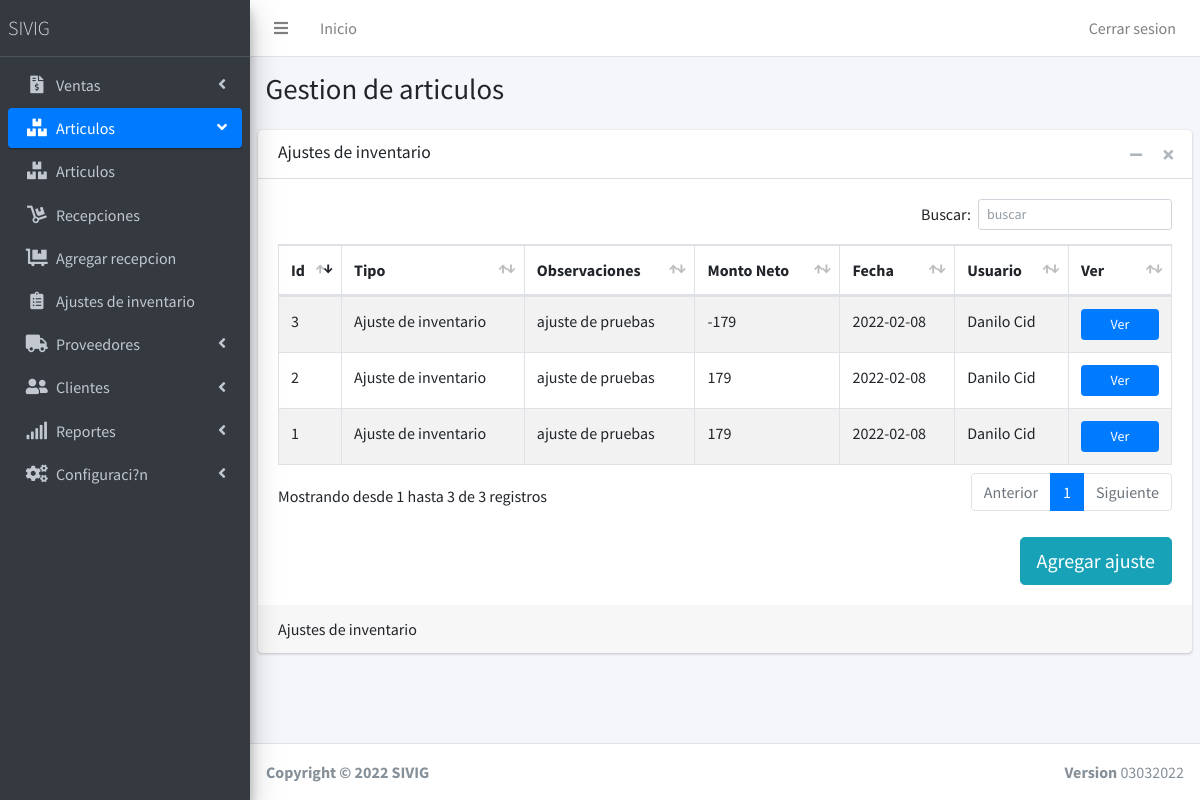
/AjustesDeInventario (signed in), run on an earlier commit of the app's database.
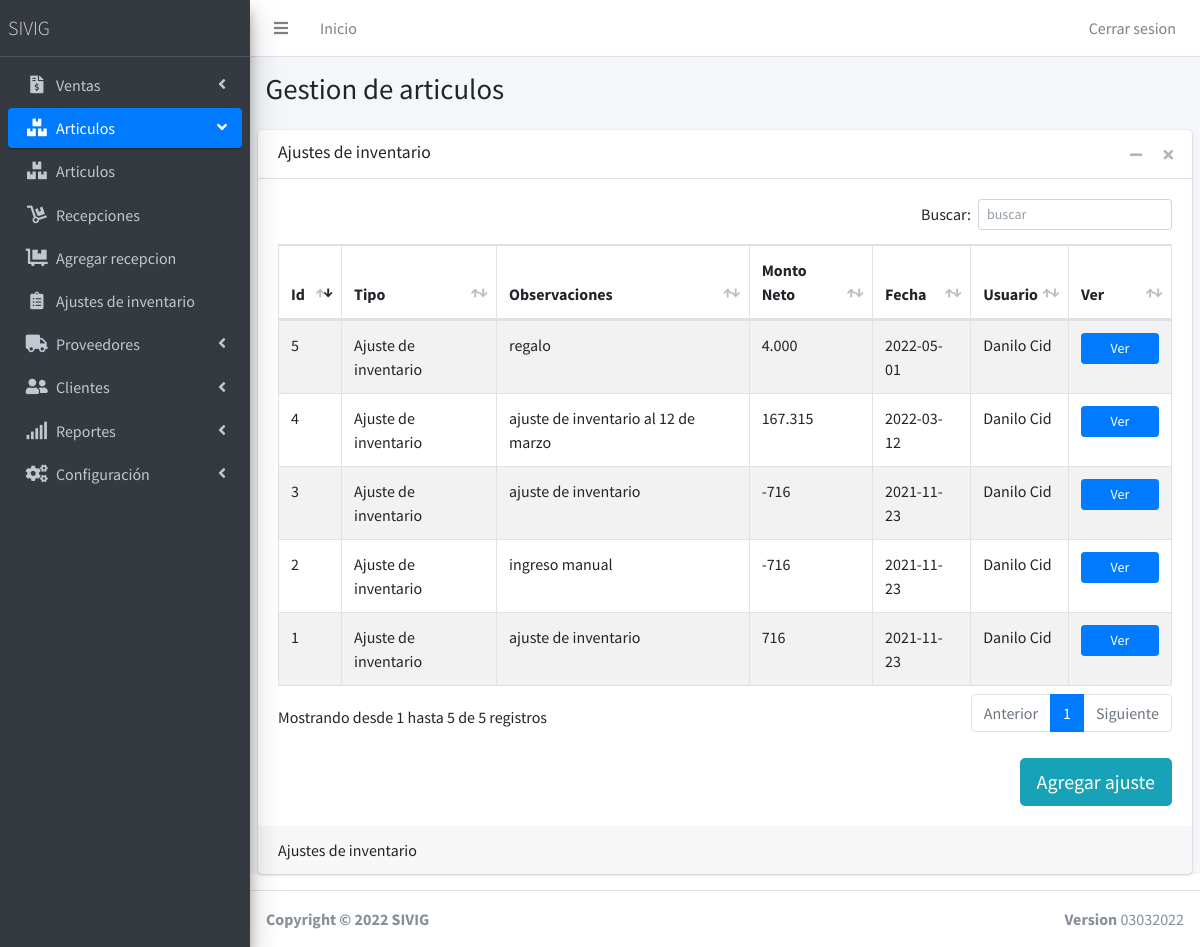
And on a later commit of the database.
### tables this page shows
CREATE TABLE grupospaginas (
  idgrupo int(11) NOT NULL,
  nombregrupo varchar(120) NOT NULL,
  imagengrupo varchar(120) NOT NULL,
  posicion int(11) NOT NULL
);

CREATE TABLE permisos (
  IdPermiso int(11) NOT NULL,
  IdUsuario int(11) NOT NULL,
  Idpagina int(11) NOT NULL,
  Permiso int(11) NOT NULL
);

CREATE TABLE paginas (
  IdPagina int(11) NOT NULL,
  NombrePagina varchar(120) NOT NULL,
  Enlacepagina varchar(120) NOT NULL,
  Imagen varchar(60) NOT NULL,
  grupopagina int(11) NOT NULL
);

CREATE TABLE ajustes_de_inventario (
  id int(11) NOT NULL,
  tipo_movimiento int(11) NOT NULL,
  monto_neto int(11) NOT NULL,
  monto_imp int(11) NOT NULL,
  observaciones text NOT NULL,
  fecha date NOT NULL,
  usuario int(11) NOT NULL
);

CREATE TABLE tipo_movimiento (
  id int(11) NOT NULL,
  tipo varchar(60) NOT NULL
);

CREATE TABLE usuarios (
  IdUsuario int(11) NOT NULL,
  User varchar(60) NOT NULL,
  password varchar(60) NOT NULL,
  Nombre varchar(60) NOT NULL,
  Apellidos varchar(80) NOT NULL,
  Activo int(11) NOT NULL
);

### Model/dbConection.php (called while the page is built)
<?php
class DB
{
	private $host;
	private $db;
	private $user;
	private $password;
	private $amb = 'DEV';
	public function __construct()
	{
		if ($this->amb == 'DEV') {
			$this->host = 'localhost';
			$this->db = 'sivig';
			$this->user = 'root';
			$this->password = '';
		} else {
			$this->host = 'localhost';
			$this->db = 'orhanoik_SIVIG';
			$this->user = 'orhanoik_sivig';
			$this->password = 'sivig2021-';
		}
	}
	public function connect()
	{
		try {
			$connection = "mysql:host=" . $this->host . ";dbname=" . $this->db;
			$options = [
				PDO::ATTR_ERRMODE => PDO::ERRMODE_EXCEPTION,
				PDO::ATTR_EMULATE_PREPARES => false,
				PDO::MYSQL_ATTR_INIT_COMMAND => "SET NAMES utf8",
			];
			$pdo = new PDO($connection, $this->user, $this->password, $options);
			return $pdo;
		} catch (PDOException $e) {
			print_r('Error conenection: ' . $e->getMessage());
		}
	}
}

### Controller/MenuController.php (called while the page is built, shortened)
<?php
include 'Model/dbConection.php';
class Menu extends DB{
        public function Getpaginas($idusuario, $idgrupo){
        $query = $this->connect()->prepare('SELECT * FROM paginas INNER JOIN permisos on permisos.Idpagina = paginas.IdPagina WHERE permisos.IdUsuario = :idusuario AND permisos.Permiso = 1 AND paginas.grupopagina = :idgrupo');
        $query->execute(['idusuario' => $idusuario, 'idgrupo' => $idgrupo]);
        $menusa = array();
        foreach ($query as $Menua) {
            $m = new Menus();
            $m->NombrePagina = $Menua[1];
            $m->EnlacePagina = $Menua[2];
            $m->IdPagina = $Menua[0];
            $m->ImagenPagina = $Menua['Imagen'];
            $m->GrupoPagina = $Menua[4];
            array_push($menusa, $m);
        }
        return $menusa;
       }
        public function GetGrupoPagina($idpagina){
            $query = $this->connect()->prepare('SELECT grupopagina FROM paginas WHERE Idpagina = :idpagina');
            $query->execute(['idpagina' => $idpagina]);
            foreach ($query as $a) {
                $idgrupo = $a[0];
            }
        return $idgrupo;
    }
        public function GetGrupos(){
            $query = $this->connect()->prepare('SELECT * FROM grupospaginas ORDER BY posicion ASC');
            $query->execute();
            $grupos = array();
            foreach ($query as $g) {
                array_push($grupos, $g);
            }
            return $grupos;
           }
}
?>

### Controller/AjustesDeInventarioController.php (called while the page is built, shortened)
<?php
class AjustesDeInventario extends DB
{
    public function GetAjustes()
    {
        try {
            $query = $this->connect()->prepare('SELECT * FROM ajustes_de_inventario');
            $query->execute();
            $ajustes = array();
            foreach ($query as $a) {
                array_push($ajustes, $a);
            }
            return $ajustes;
        } catch (PDOException $e) {
            print_r('Error conenection: ' . $e->getMessage());
        }
    }
}

### Controller/TipoMovimientoController.php (called while the page is built, shortened)
<?php
Class TiposMovimientos extends DB{
    public function GetTiposMovimientosId($id){
        $query = $this->connect()->prepare('SELECT * FROM tipo_movimiento WHERE id = :id');
            $query->execute(['id' => $id]);
            foreach ($query as $c) {
                $tipo = $c['tipo'];
            }
            return $tipo;
    }
}
?>

### Controller/UsuariosController.php (called while the page is built, shortened)
<?php
class Usuario extends DB{
        public function GetUsuarioPorId($idusuario){
            $query = $this->connect()->prepare('SELECT * FROM usuarios WHERE IdUsuario = :IdUsuario');
            $query->execute(['IdUsuario' => $idusuario]);
            $arrayusuarios = array();
            foreach ($query as $u) {
                array_push($arrayusuarios, $u);
            }
            return $arrayusuarios;
            }
}
?>

### AjustesDeInventario.php (the view, shortened to what this page needs)
<?php
$idpagina = 9;
include 'Includes/partials/header.php';
include 'Includes/partials/menu.php';
include 'Controller/AjustesDeInventarioController.php';
include 'Controller/TipoMovimientoController.php';
include 'Controller/UsuariosController.php';
$ajustes = new AjustesDeInventario();
$tipomovimiento = new TiposMovimientos();
$usuario = new Usuario();
?>
<div class="content-wrapper">
      <section class="content-header">
        <div class="container-fluid">
          <div class="row mb-2">
            <div class="col-sm-6">
              <h1>Gestion de articulos</h1>
            </div>
          </div>
        </div>
      </section>
      <section class="content">
        <div class="card">
          <div class="card-header">
            <h3 class="card-title">Ajustes de inventario</h3>
            <div class="card-tools">
              <button type="button" class="btn btn-tool" data-card-widget="collapse" data-toggle="tooltip" title="Collapse">
                <i class="fas fa-minus"></i></button>
              <button type="button" class="btn btn-tool" data-card-widget="remove" data-toggle="tooltip" title="Remove">
                <i class="fas fa-times"></i></button>
            </div>
          </div>
          <div class="card-body">
            <table id="tabla1" class="table table-bordered table-striped">
              <thead>
                <tr>
                  <th style="width: 20px">Id</th>
                  <th>Tipo</th>
                  <th>Observaciones</th>
                  <th>Monto Neto</th>
                  <th>Fecha</th>
                  <th>Usuario</th>
                  <th style="width: 60px">Ver</th>
                </tr>
              </thead>
              <tbody>
                <?php
                  $ajustesdeinventario = $ajustes->GetAjustes();
                  foreach($ajustesdeinventario as $a){
                    $nombreusuario = $usuario->GetUsuarioPorId($a['usuario']);
                    echo('<tr>
                    <td>'.$a['id'].'</td>
                    <td>'.$tipomovimiento->GetTiposMovimientosId($a['tipo_movimiento']).'</td>
                    <td>'.$a['observaciones'].'</td>
                    <td>'.number_format(($a['monto_neto'] + $a['monto_imp']), 0, ',', '.').'</td>
                    <td>'.$a['fecha'].'</td>
                    <td>'.$nombreusuario[0]['Nombre'].' '.$nombreusuario[0]['Apellidos'].'</td>
                    <td>
                    <form action="VerAjusteDeInventario" method="POST">
                    <input type="hidden" name="id" value="'.$a['id'].'">
                    <button type="submit" class="btn btn-block btn-primary btn-sm" name="Ver" value="Ver">Ver</button>
                    </form>
                    </td>');
                    echo('</tr>');
                  }
                ?>
              </tbody>
            </table>
            <br>
              <div class="float-right">
              <a href="AgregarAjuste" class="btn  btn-lg btn-info"> Agregar ajuste</a>
                  </div>
          </div>
          <div class="card-footer">
          Ajustes de inventario
          </div>
        </div>
      </section>
    </div>
  <?php
  include 'Includes/partials/footer.php';
  ?>

### Includes/partials/header.php (shortened to what this page needs)
<!DOCTYPE html>
<html lang="es">
<head>
  <link rel="stylesheet" href="Includes/plugins/fontawesome-free/css/all.min.css">
  <link rel="stylesheet" href="https://code.ionicframework.com/ionicons/2.0.1/css/ionicons.min.css">
  <link rel="stylesheet" href="Includes/plugins/datatables-bs4/css/dataTables.bootstrap4.css">
  <link rel="stylesheet" href="Includes/css/adminlte.min.css">
  <link rel="stylesheet" href="Includes/plugins/select2/css/select2.min.css">
  <link rel="stylesheet" href="Includes/plugins/select2-bootstrap4-theme/select2-bootstrap4.min.css">
</head>
<body class="hold-transition sidebar-mini">

### Includes/partials/menu.php (shortened to what this page needs)
<div class="wrapper">
    <nav class="main-header navbar navbar-expand navbar-white navbar-light">
      <ul class="navbar-nav">
        <li class="nav-item">
          <a class="nav-link" data-widget="pushmenu" href="#"><i class="fas fa-bars"></i></a>
        </li>
        <li class="nav-item d-none d-sm-inline-block">
          <a href="index" class="nav-link">Inicio</a>
        </li>
      </ul>
      <ul class="navbar-nav ml-auto">
        <li class="nav-item d-none d-sm-inline-block">
          <a href="Controller/LogoutController.php" class="nav-link">Cerrar sesion</a>
        </li>
      </ul>
    </nav>
    <aside class="main-sidebar sidebar-dark-primary elevation-4">
      <a href="./" class="brand-link">
        <span class="brand-text font-weight-light">SIVIG</span>
      </a>
      <div class="sidebar">
        <nav class="mt-2">
          <ul class="nav nav-pills nav-sidebar flex-column" data-widget="treeview" role="menu" data-accordion="false">
                 <li class="nav-item has-treeview">
                <?php
        require './Controller/MenuController.php';
        $menu = new Menu();
        $activo = "";
        $activog = "";
        $open = "";
        $grupos = $menu->GetGrupos();
        if ($idpagina == 0) {
          $idgrupoactivo = 0;
        }else{
          $idgrupoactivo = $menu->GetGrupoPagina($idpagina);
        }
        foreach ($grupos as $g) {
          if($idgrupoactivo === $g['idgrupo']){
            $activog = "active";
            $open = "menu-open";
          }else{
            $activog = "";
            $open = "";
          }
          echo '
          <li class="nav-item has-treeview '.$open.'">
          <a href="#" class="nav-link '.$activog.'">
            <i class="nav-icon '. $g['imagengrupo'] .'"></i>
            <p>
              '. $g['nombregrupo'].'
              <i class="right fas fa-angle-left"></i>
            </p>
          </a>
          <ul class="nav nav-treeview">';
          $datos = $menu->Getpaginas($_SESSION['id'], $g['idgrupo']);
          foreach ($datos as $n) {
            if($idpagina === $n->IdPagina){
              $activo = "active";
            }else{
              $activo = "";
            }
            echo '
            <li class="nav-item">
            <a href="'. $n->EnlacePagina.'" class="nav-link '. $activo.'">
              <i class="nav-icon '. $n->ImagenPagina.'"></i>
              <p>
              '. $n->NombrePagina.'
              </p>
            </a>
          </li>
          ';
      }
      echo '
          </ul>
         ';
      echo '
      </li>
     ';
        }
        ?>
                </ul>
        </nav>
      </div>
    </aside>

### Includes/partials/footer.php (shortened to what this page needs)
<footer class="main-footer">
    <div class="float-right d-none d-sm-block">
        <b>Version</b> 03032022
    </div>
    <strong>Copyright &copy; 2022 SIVIG</strong>
</footer>
</div>
</body>
</html>

What changed in the data, as far as the page shows it:
changed grupospaginas: nombregrupo "Configuraci?n" → "Configuración"
changed ajustes_de_inventario "Ajuste de inventario": observaciones "ajuste de pruebas" → "ajuste de inventario"; $a['monto_neto'] + $a['monto_imp'] "179" → "716"; fecha "2022-02-08" → "2021-11-23"
changed ajustes_de_inventario id 2: observaciones "ajuste de pruebas" → "ingreso manual"; $a['monto_neto'] + $a['monto_imp'] "179" → "-716"; fecha "2022-02-08" → "2021-11-23"
changed ajustes_de_inventario id 3: observaciones "ajuste de pruebas" → "ajuste de inventario"; $a['monto_neto'] + $a['monto_imp'] "-179" → "-716"; fecha "2022-02-08" → "2021-11-23"
added ajustes_de_inventario: id "4", GetTiposMovimientosId "Ajuste de inventario", observaciones "ajuste de inventario al 12 de marzo", $a['monto_neto'] + $a['monto_imp'] "167.315", fecha "2022-03-12", usuarios.Nombre "Danilo", usuarios.Apellidos "Cid"
added ajustes_de_inventario: id "5", GetTiposMovimientosId "Ajuste de inventario", observaciones "regalo", $a['monto_neto'] + $a['monto_imp'] "4.000", fecha "2022-05-01", usuarios.Nombre "Danilo", usuarios.Apellidos "Cid"
Also different on the page:
text written by a page script: "Buscar: Mostrando desde 1 hasta 3 de 3 registros Anterior 1 Siguiente" → "Buscar: Mostrando desde 1 hasta 5 de 5 registros Anterior 1 Siguiente"
